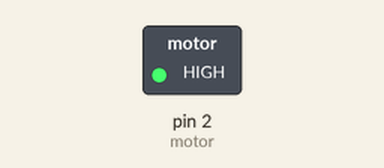
Simulated run of this sketch. Board: Arduino Uno, built with avr-gcc and run on an emulated ATmega328P. Parts: switched loads named in the sketch (green lamp = pin HIGH). Dashed ring = blinking.

Above: at 0.2 s.
Timing chart, 0 to 3.0 s (numbered marks = the images above):
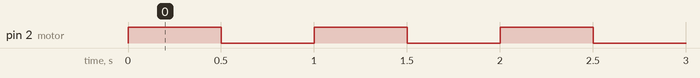

The sketch:

motor_driving_sketch.ino
```cpp
const int motor = 2;

void setup() {
  // put your setup code here, to run once:
  pinMode(motor, OUTPUT);

  digitalWrite(motor, LOW);
}

void loop() {
  // put your main code here, to run repeatedly:
  digitalWrite(motor, HIGH);
  delay(500);
  digitalWrite(motor, LOW);
  delay(500);
}
```

Measured:
- by itself, pin 2 (motor): alternates HIGH for 0.50 s and LOW for 0.50 s
